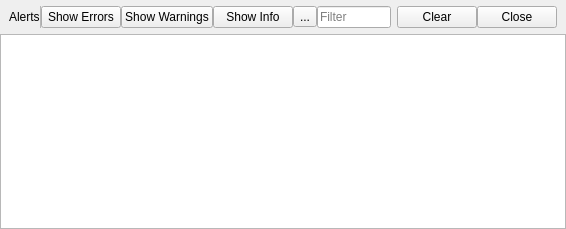
<?xml version="1.0" encoding="UTF-8"?>
<ui version="4.0">
 <class>NotifyConsole</class>
 <widget class="QWidget" name="NotifyConsole">
  <property name="geometry">
   <rect>
    <x>0</x>
    <y>0</y>
    <width>566</width>
    <height>229</height>
   </rect>
  </property>
  <property name="windowTitle">
   <string>Form</string>
  </property>
  <layout class="QVBoxLayout" name="verticalLayout">
   <property name="spacing">
    <number>0</number>
   </property>
   <property name="leftMargin">
    <number>0</number>
   </property>
   <property name="topMargin">
    <number>0</number>
   </property>
   <property name="rightMargin">
    <number>0</number>
   </property>
   <property name="bottomMargin">
    <number>0</number>
   </property>
   <item>
    <layout class="QHBoxLayout" name="horizontalLayout">
     <property name="leftMargin">
      <number>9</number>
     </property>
     <property name="topMargin">
      <number>6</number>
     </property>
     <property name="rightMargin">
      <number>9</number>
     </property>
     <property name="bottomMargin">
      <number>6</number>
     </property>
     <item>
      <widget class="QLabel" name="label">
       <property name="text">
        <string>Alerts</string>
       </property>
      </widget>
     </item>
     <item>
      <widget class="QFrame" name="EdgeFrame">
       <property name="minimumSize">
        <size>
         <width>1</width>
         <height>0</height>
        </size>
       </property>
       <property name="maximumSize">
        <size>
         <width>1</width>
         <height>16777215</height>
        </size>
       </property>
       <property name="frameShape">
        <enum>QFrame::StyledPanel</enum>
       </property>
       <property name="frameShadow">
        <enum>QFrame::Raised</enum>
       </property>
      </widget>
     </item>
     <item>
      <widget class="QPushButton" name="BtnShowErrors">
       <property name="text">
        <string>Show Errors</string>
       </property>
       <property name="checkable">
        <bool>true</bool>
       </property>
      </widget>
     </item>
     <item>
      <widget class="QPushButton" name="BtnShowWarnings">
       <property name="toolTip">
        <string>Show Warnings</string>
       </property>
       <property name="text">
        <string>Show Warnings</string>
       </property>
       <property name="checkable">
        <bool>true</bool>
       </property>
      </widget>
     </item>
     <item>
      <widget class="QPushButton" name="BtnShowInfo">
       <property name="text">
        <string>Show Info</string>
       </property>
       <property name="checkable">
        <bool>true</bool>
       </property>
      </widget>
     </item>
     <item>
      <widget class="QToolButton" name="BtnShowCategories">
       <property name="text">
        <string>...</string>
       </property>
      </widget>
     </item>
     <item>
      <widget class="QLineEdit" name="Filter">
       <property name="placeholderText">
        <string>Filter</string>
       </property>
      </widget>
     </item>
     <item>
      <spacer name="horizontalSpacer">
       <property name="orientation">
        <enum>Qt::Horizontal</enum>
       </property>
       <property name="sizeHint" stdset="0">
        <size>
         <width>40</width>
         <height>20</height>
        </size>
       </property>
      </spacer>
     </item>
     <item>
      <widget class="QPushButton" name="BtnClear">
       <property name="toolTip">
        <string>Clear</string>
       </property>
       <property name="text">
        <string>Clear</string>
       </property>
      </widget>
     </item>
     <item>
      <widget class="QPushButton" name="BtnCloseConsole">
       <property name="toolTip">
        <string>Hide Notifications Pane</string>
       </property>
       <property name="text">
        <string>Close</string>
       </property>
      </widget>
     </item>
    </layout>
   </item>
   <item>
    <widget class="QTableView" name="TableIssues">
     <attribute name="horizontalHeaderVisible">
      <bool>false</bool>
     </attribute>
     <attribute name="horizontalHeaderCascadingSectionResizes">
      <bool>false</bool>
     </attribute>
     <attribute name="horizontalHeaderMinimumSectionSize">
      <number>24</number>
     </attribute>
     <attribute name="horizontalHeaderStretchLastSection">
      <bool>true</bool>
     </attribute>
    </widget>
   </item>
  </layout>
 </widget>
 <resources/>
 <connections/>
</ui>
